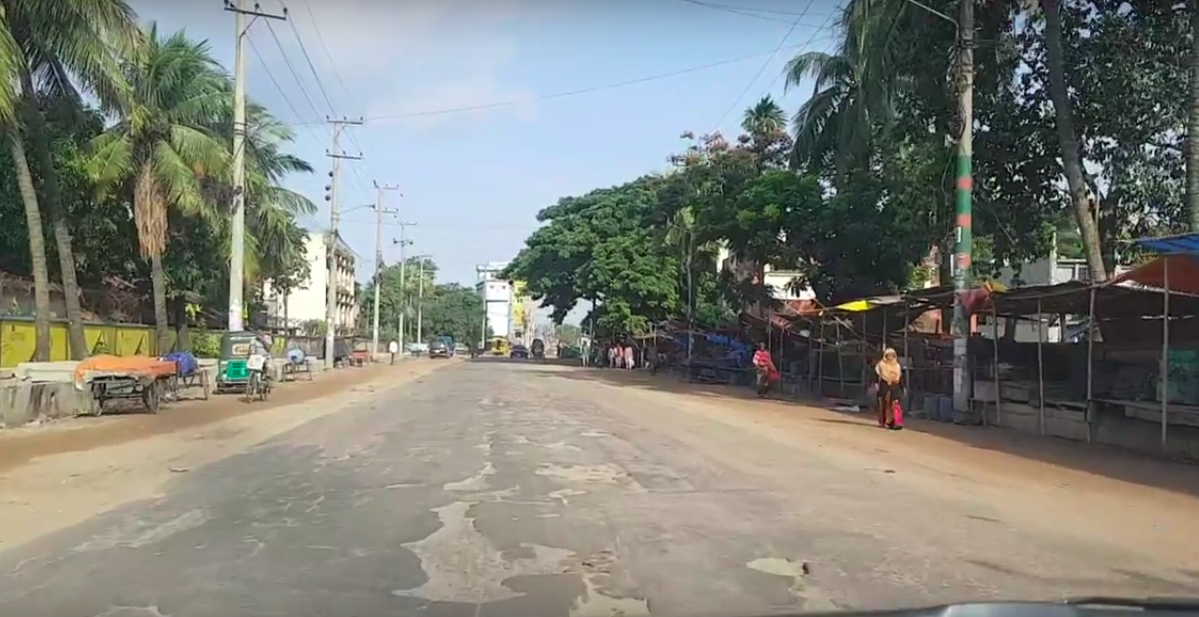
#> input picture poths.png, 1199 x 617 px
$ python kms.py
#> lines starting #> are read from the running program, lines starting #| are printed output that depends on the picture; after the words box and inside, x2 and y2 are one past the last pixel; in counts of white or black regions, pixels touching at a corner belong together
from PIL import Image
import cv2
import numpy as np
import math
import random
import matplotlib.pyplot as plt

image = cv2.imread('poths.png')
#> image is the input picture: shape (617, 1199, 3); mean B, G, R 122, 129.8, 127.8
road_image = np.copy(image)

hsv_image = cv2.cvtColor(road_image, cv2.COLOR_RGB2HSV)
#> hsv_image: shape (617, 1199, 3); mean H, S, V 71.8, 51.2, 139.7

lower_black1 = np.array([70,10,80])
upper_gray1 = np.array([110,40,220])

lower_black2 = np.array([0,0,0])
upper_gray2 = np.array([130,50,120])

mask1 = cv2.inRange(hsv_image, lower_black1, upper_gray1)
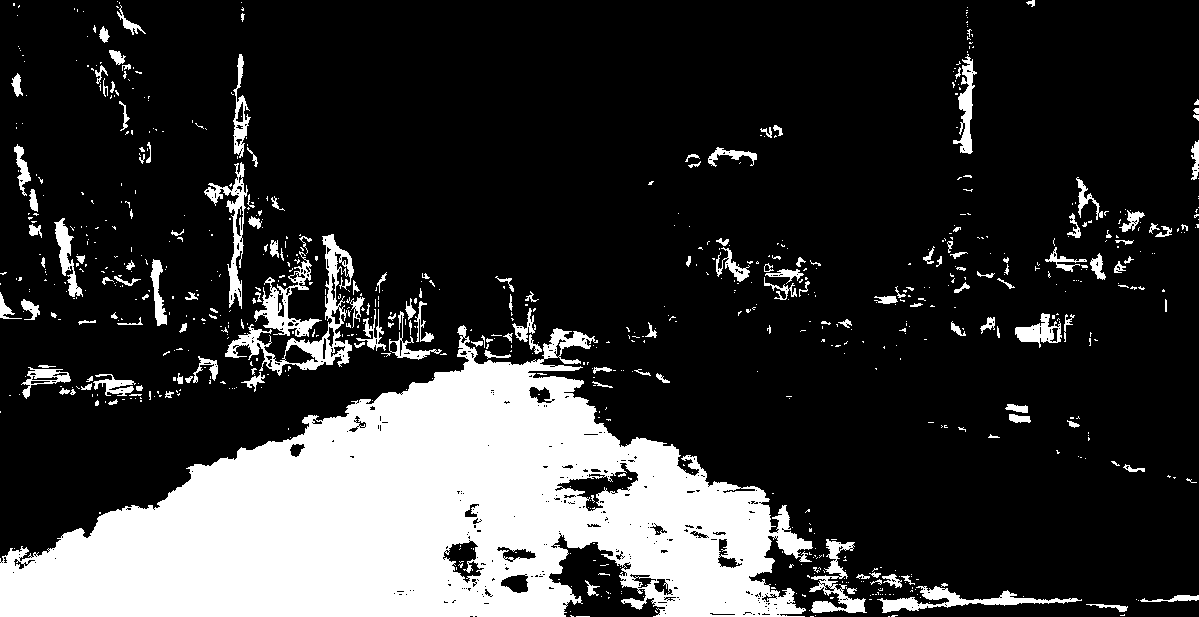
#> mask1: shape (617, 1199); 20.7% white; 785 white regions (623 under 20 px), largest, box (x1, y1, x2, y2) and area: (0, 325, 813, 617) 124526, (225, 234, 354, 376) 3211, (877, 586, 1082, 613) 1639
mask2 = cv2.inRange(hsv_image, lower_black2, upper_gray2)
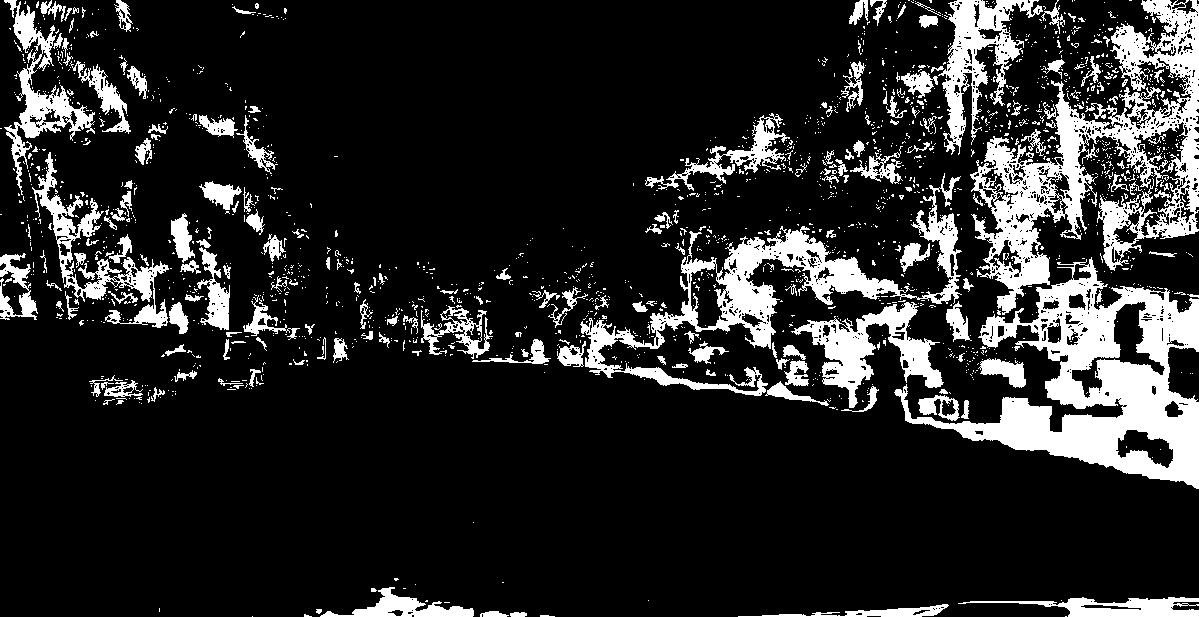
#> mask2: shape (617, 1199); 15.8% white; 1816 white regions (1615 under 20 px), largest, box (x1, y1, x2, y2) and area: (894, 257, 1199, 489) 24864, (970, 0, 1199, 315) 21738, (580, 173, 962, 396) 13487
mask = mask1+mask2
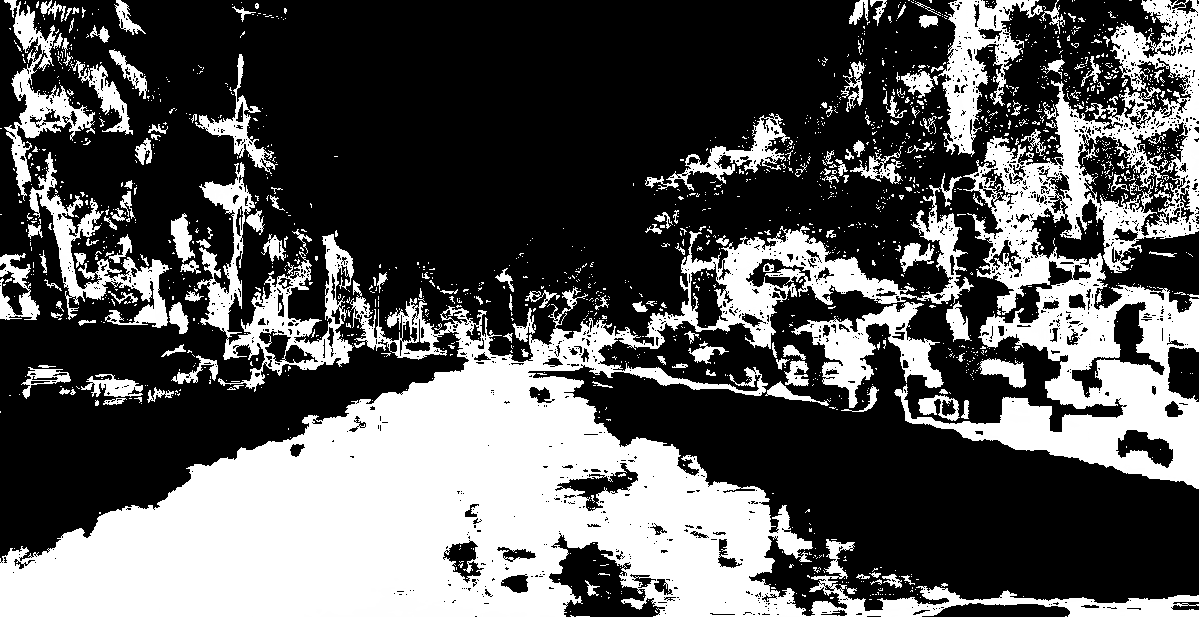
#> mask: shape (617, 1199); min 0, max 255, mean 89
res = cv2.bitwise_and(road_image, road_image, mask = mask)
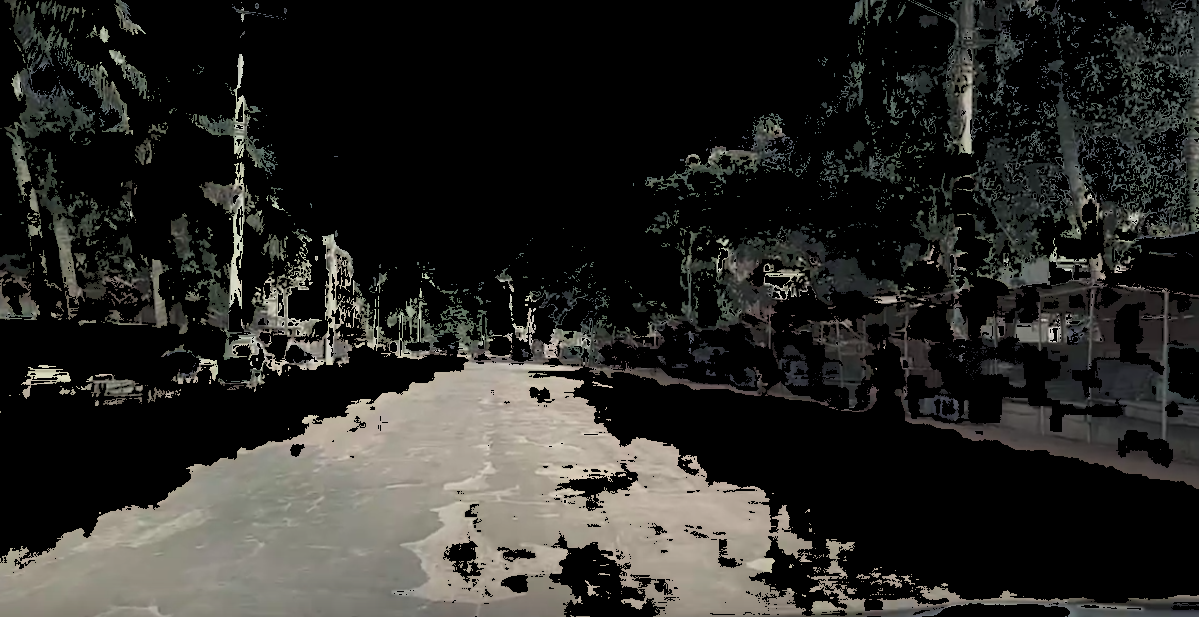
#> res: shape (617, 1199, 3); mean B, G, R 37.5, 40.6, 41.2

def kmeans(histogram):
    for k in range(0, 21):
        # print '\niteration',k
        ''' First iteration assign random centroid points '''
        if k == 0:
            cent1 = rand_points[0]
            cent2 = rand_points[1]
        else:
            # print '\n selecting centroid values'
            cent1 = centroid1_avg
            cent2 = centroid2_avg

        # print histogram
        point1_centroid = []
        point2_centroid = []
        w1_centroid = []
        w2_centroid = []
        sum1 = 0
        sum2 = 0
        for i, val in enumerate(histogram):
            ''' computing absolute distance from each of the cluster and assigning it to a particular cluster based on distance'''
            # print '\n\n','i',i,'val',val,'cent1', cent1,'cent2', cent2
            if abs(i - cent1) < abs(i - cent2):
                point1_centroid.append(i)
                w1_centroid.append(val)
                sum1 = sum1 + (i * val)

                # print '\nselection 1'
            else:
                point2_centroid.append(i)
                w2_centroid.append(val)
                sum2 = sum2 + (i * val)

                # print '\nselection 2'

        sum_w1 = sum(w1_centroid)
        sum_w2 = sum(w2_centroid)
        if (sum_w1 == 0):
            sum_w1 = 1
        elif (sum_w2 == 0):
            sum_w2 = 1

        centroid1_avg = int(sum1) / sum_w1
        centroid2_avg = int(sum2) / sum_w2

        # print '\n\n','sum1',sum1,'sum2',sum2,'cent1', centroid1_avg,'cent2', centroid2_avg
    return [point1_centroid, point2_centroid]


img1 = np.copy(res)
img = cv2.resize(img1, (256, 256))
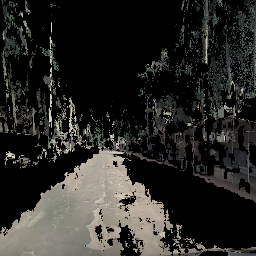
#> img: shape (256, 256, 3); mean B, G, R 37.4, 40.5, 41.1

gray = cv2.cvtColor(img, cv2.COLOR_BGR2GRAY)

arr = np.asarray(gray)

# k-means clustering

rows, columns = np.shape(arr)
#> rows = 256; columns = 256

rand_points = [random.randint(1, 255) for i in range(2)]

'''finding the histogram of the image to obtain total number of pixels in each level'''

hist, bins = np.histogram(arr, 256, [1, 256])
#> hist = 256 values, max 281 at index 140, min 0 at index 218, mean 104; bins = 257 values from 1 to 256

# print hist,bins

centroid1_avg = 0
centroid2_avg = 0

res = kmeans(hist)
#> res = 2 items
# print res


end = np.zeros((rows, columns))

if (len(res[1]) < len(res[0])):
    for i in range(rows):
        for j in range(columns):

            if (arr[i][j] in res[1]):
                end[i][j] = int(255)

            else:
                end[i][j] = int(0)
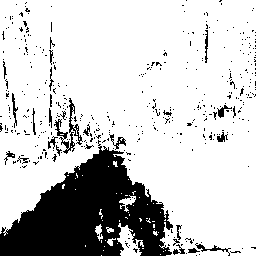
#> end: shape (256, 256) float64; 79.6% white; 418 black regions (393 under 20 px), largest, box (x1, y1, x2, y2) and area: (0, 140, 173, 256) 10875, (54, 98, 83, 154) 372, (195, 243, 231, 256) 104

elif (len(res[0]) < len(res[1])):
    for i in range(rows):
        for j in range(columns):

            if (arr[i][j] in res[0]):
                end[i][j] = int(255)

            else:
                end[i][j] = int(0)
# print end

img = np.uint8(end)

# cv2.namedWindow('Segmented', cv2.WINDOW_NORMAL)
# cv2.imshow("Segmented", img)

median = cv2.medianBlur(img,7)
cv2.namedWindow('Median_segmented', cv2.WINDOW_NORMAL)
cv2.imshow("Median_segmented", median)
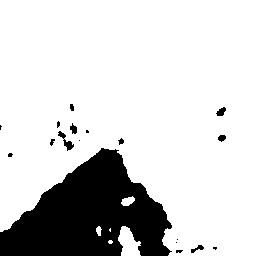
#> window 'Median_segmented': shape (256, 256); 82.3% white; 18 black regions (9 under 20 px), largest, box (x1, y1, x2, y2) and area: (0, 148, 172, 256) 11151, (58, 131, 74, 151) 104, (216, 107, 226, 116) 57


cv2.waitKey(0)
cv2.destroyAllWindows

#cv2.imwrite('med.JPG', median)

$ run again, with 112.png copied over poths.png
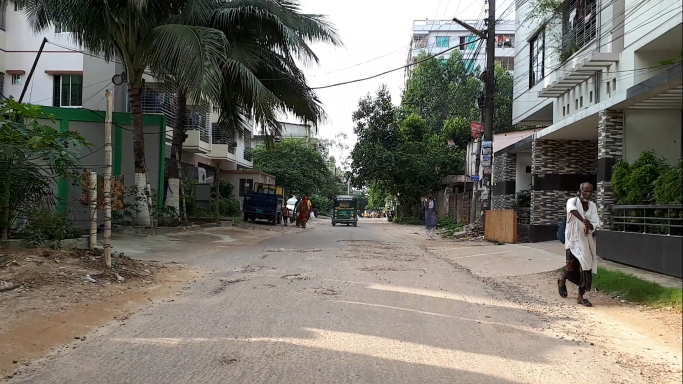
#> input picture 112.png, 1366 x 768 px (shown at 1/2 size)
#> image is the input picture: shape (768, 1366, 3); mean B, G, R 105.1, 114, 117.1
#> hsv_image: shape (768, 1366, 3); mean H, S, V 81.3, 53.4, 120.8
#> `mask1 = cv2.inRange(hsv_image, lower_black1, upper_gray1)`:
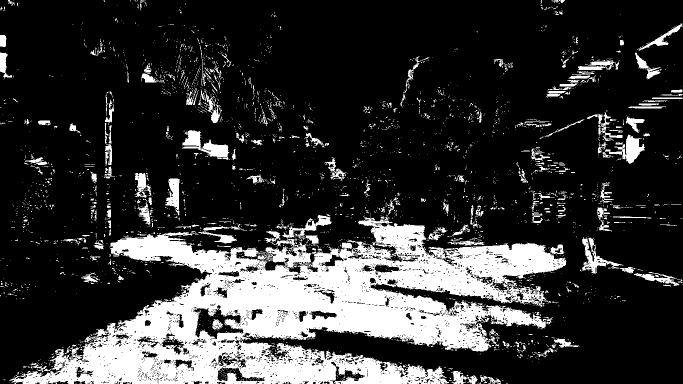
#> mask1: shape (768, 1366) (shown at 1/2 size); 20.6% white; 3306 white regions (3055 under 20 px), largest, box (x1, y1, x2, y2) and area: (19, 430, 1133, 768) 171422, (364, 260, 459, 320) 2242, (1205, 269, 1290, 328) 1777
#> mask2: shape (768, 1366); 20.8% white; 5035 white regions (4668 under 20 px), largest, box (x1, y1, x2, y2) and area: (980, 0, 1366, 768) 52718, (281, 0, 641, 422) 31894, (133, 250, 494, 515) 23682
#> hist = 256 values, max 307 at index 48, min 0 at index 207, mean 111; bins = 257 values from 1 to 256
#> `res = kmeans(hist)`: res = 2 items
#> `cv2.imshow("Median_segmented", median)`:
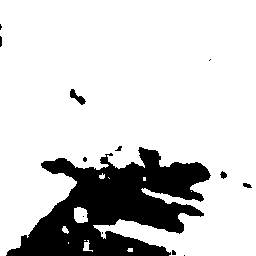
#> window 'Median_segmented': shape (256, 256); 81.7% white; 13 black regions (7 under 20 px), largest, box (x1, y1, x2, y2) and area: (6, 147, 211, 256) 11740, (70, 89, 86, 105) 106, (220, 171, 227, 179) 35, (243, 183, 252, 188) 31, (0, 36, 2, 47) 20, (115, 146, 122, 151) 20

$ run again, with aa.png copied over poths.png
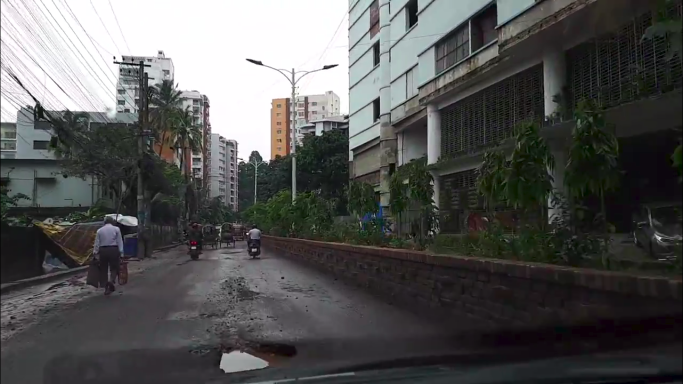
#> input picture aa.png, 1366 x 768 px (shown at 1/2 size)
#> image is the input picture: shape (768, 1366, 3); mean B, G, R 83.8, 84.7, 84.4
#> hsv_image: shape (768, 1366, 3); mean H, S, V 91.8, 37.2, 87.5
#> `mask1 = cv2.inRange(hsv_image, lower_black1, upper_gray1)`:
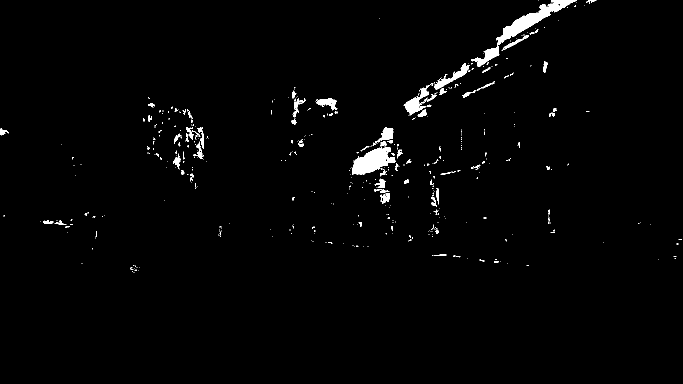
#> mask1: shape (768, 1366) (shown at 1/2 size); 1.6% white; 473 white regions (401 under 20 px), largest, box (x1, y1, x2, y2) and area: (942, 0, 1154, 133) 4069, (705, 293, 791, 350) 2754, (807, 170, 860, 231) 1083
#> mask2: shape (768, 1366); 33.5% white; 1182 white regions (969 under 20 px), largest, box (x1, y1, x2, y2) and area: (0, 0, 1366, 768) 291819, (291, 638, 434, 716) 5318, (593, 505, 769, 607) 4369
#> hist = 256 values, max 634 at index 35, min 0 at index 155, mean 92.29; bins = 257 values from 1 to 256
#> `res = kmeans(hist)`: res = 2 items
#> `cv2.imshow("Median_segmented", median)`:
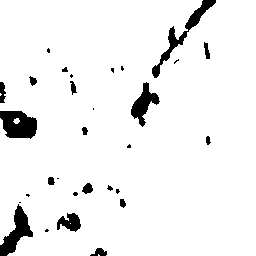
#> window 'Median_segmented': shape (256, 256); 94.2% white; 30 black regions (13 under 20 px), largest, box (x1, y1, x2, y2) and area: (0, 111, 37, 139) 789, (152, 0, 216, 78) 730, (0, 204, 33, 256) 698

$ run again, with image3.png copied over poths.png
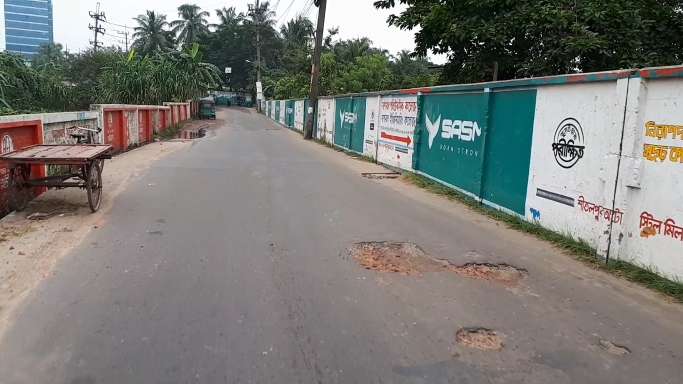
#> input picture image3.png, 1366 x 768 px (shown at 1/2 size)
#> image is the input picture: shape (768, 1366, 3); mean B, G, R 119.8, 124.4, 124.2
#> hsv_image: shape (768, 1366, 3); mean H, S, V 87.3, 49.6, 132
#> mask1: shape (768, 1366); 10.7% white; 3229 white regions (2962 under 20 px), largest, box (x1, y1, x2, y2) and area: (1062, 544, 1366, 768) 18200, (566, 255, 826, 489) 12806, (688, 538, 868, 705) 9018
#> mask2: shape (768, 1366); 10.1% white; 4029 white regions (3684 under 20 px), largest, box (x1, y1, x2, y2) and area: (512, 647, 812, 768) 15186, (463, 0, 762, 279) 15076, (1056, 677, 1366, 768) 14709
#> hist = 256 values, max 399 at index 111, min 0 at index 217, mean 59.26; bins = 257 values from 1 to 256
#> `res = kmeans(hist)`: res = 2 items
#> `cv2.imshow("Median_segmented", median)`:
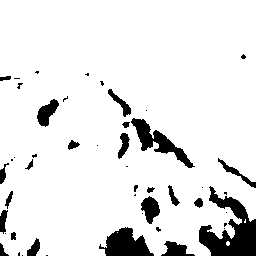
#> window 'Median_segmented': shape (256, 256); 90.3% white; 48 black regions (25 under 20 px), largest, box (x1, y1, x2, y2) and area: (199, 186, 256, 256) 1954, (99, 227, 154, 256) 967, (131, 118, 195, 168) 895
